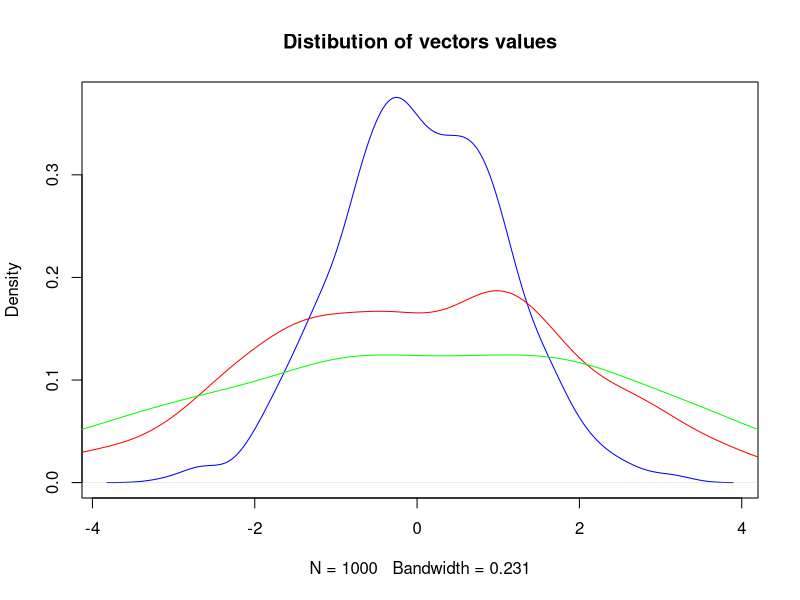
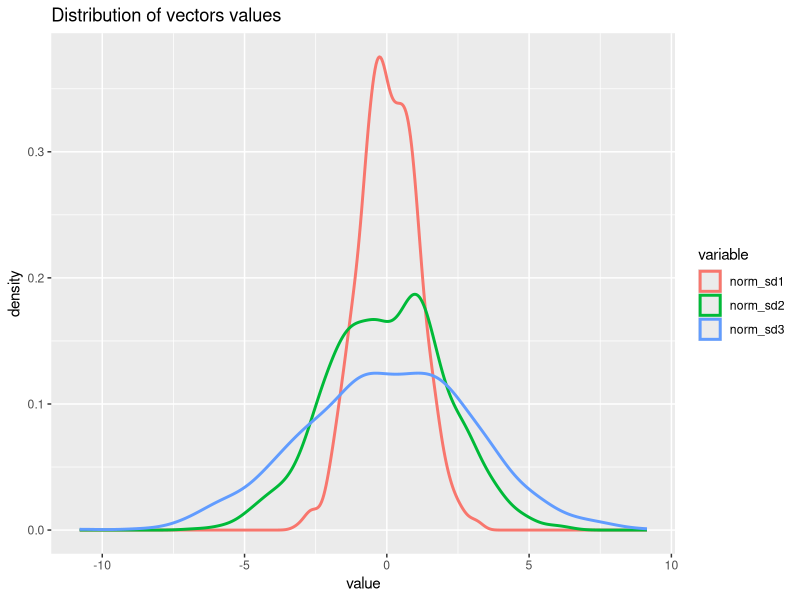
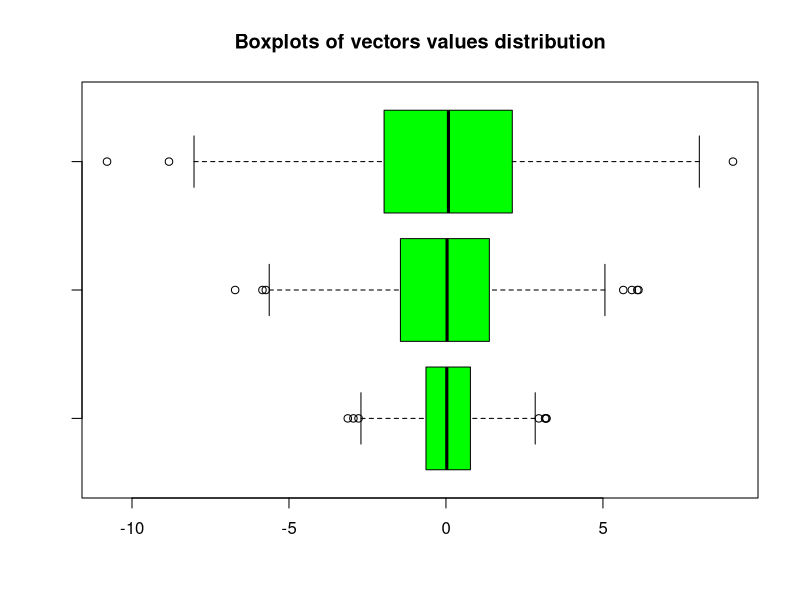
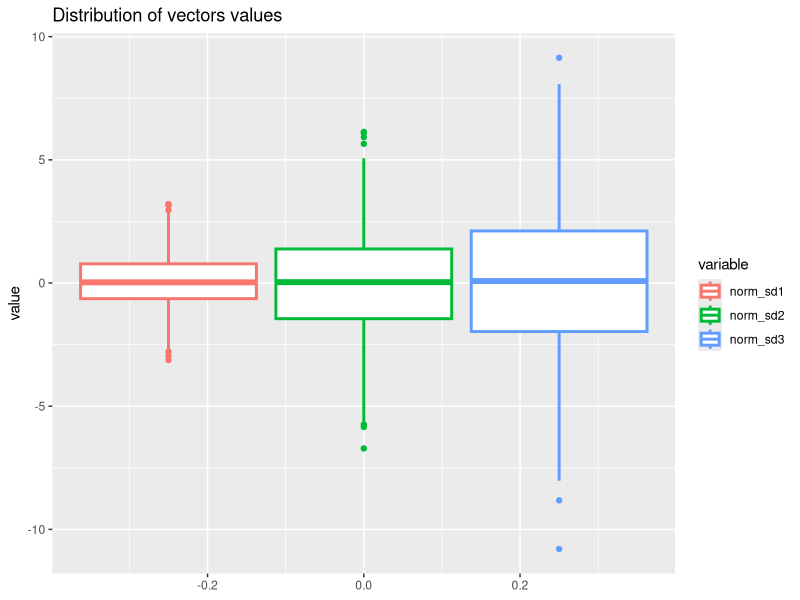

Write the R code that produced these figures, in order.
library(tidyverse)
?rnorm

###Exc 1 - Normal distibution and variation measures calculation
norm_sd1 <- rnorm(1000,0,1)
norm_sd2 <- rnorm(1000,0,2)
norm_sd3 <- rnorm(1000,0,3)

#range,  coefficient of variation
range(norm_sd1)
range(norm_sd2)
range(norm_sd3)

#IQR
IQR(norm_sd1)
IQR(norm_sd2)
IQR(norm_sd3)

#variance
var(norm_sd1)
var(norm_sd2)
var(norm_sd3)

#standard deviation
sd(norm_sd1)
sd(norm_sd2)
sd(norm_sd3)

#coefficient of variation
coef <- function(x) {
  (sqrt((sum((x - mean(x))^2))/(length(x) - 1))/mean(x)) *100
}

coef(norm_sd1)
coef(norm_sd2)
coef(norm_sd3)

#line chart of vectors value distribution
#base plots
plot(density(norm_sd1), col = "blue", main = "Distibution of vectors values")
main = "Distibution of vectors values"
lines(density(norm_sd2), col = "red")
lines(density(norm_sd3), col = "green")

#ggplot
library("reshape2")
norm_sd_together <- data.frame(norm_sd1,norm_sd2,norm_sd3)
norm_sd_total <- melt(norm_sd_together)

ggplot(norm_sd_total, aes(x=value, colour=variable)) + geom_density(size = 1) +
  labs(title ="Distribution of vectors values")

#boxplot chart of vectors value distribution
# base plots
boxplot(norm_sd1,norm_sd2, norm_sd3, col = "green", horizontal = T, 
        main = "Boxplots of vectors values distribution")
#ggplot
ggplot(norm_sd_total, aes(y=value, colour=variable)) + geom_boxplot(size = 1) +
  labs(title ="Distribution of vectors values")

### Exc2
